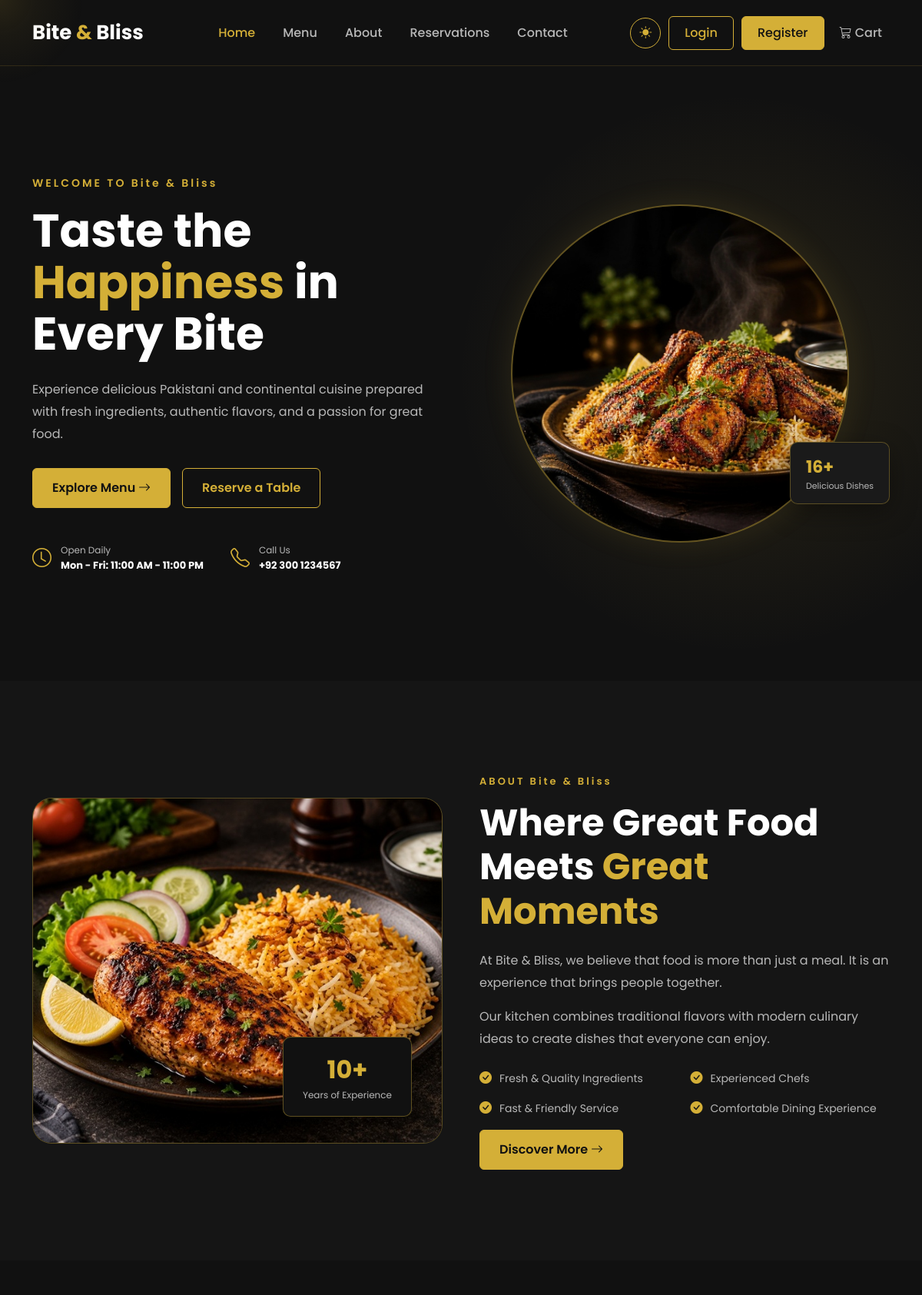
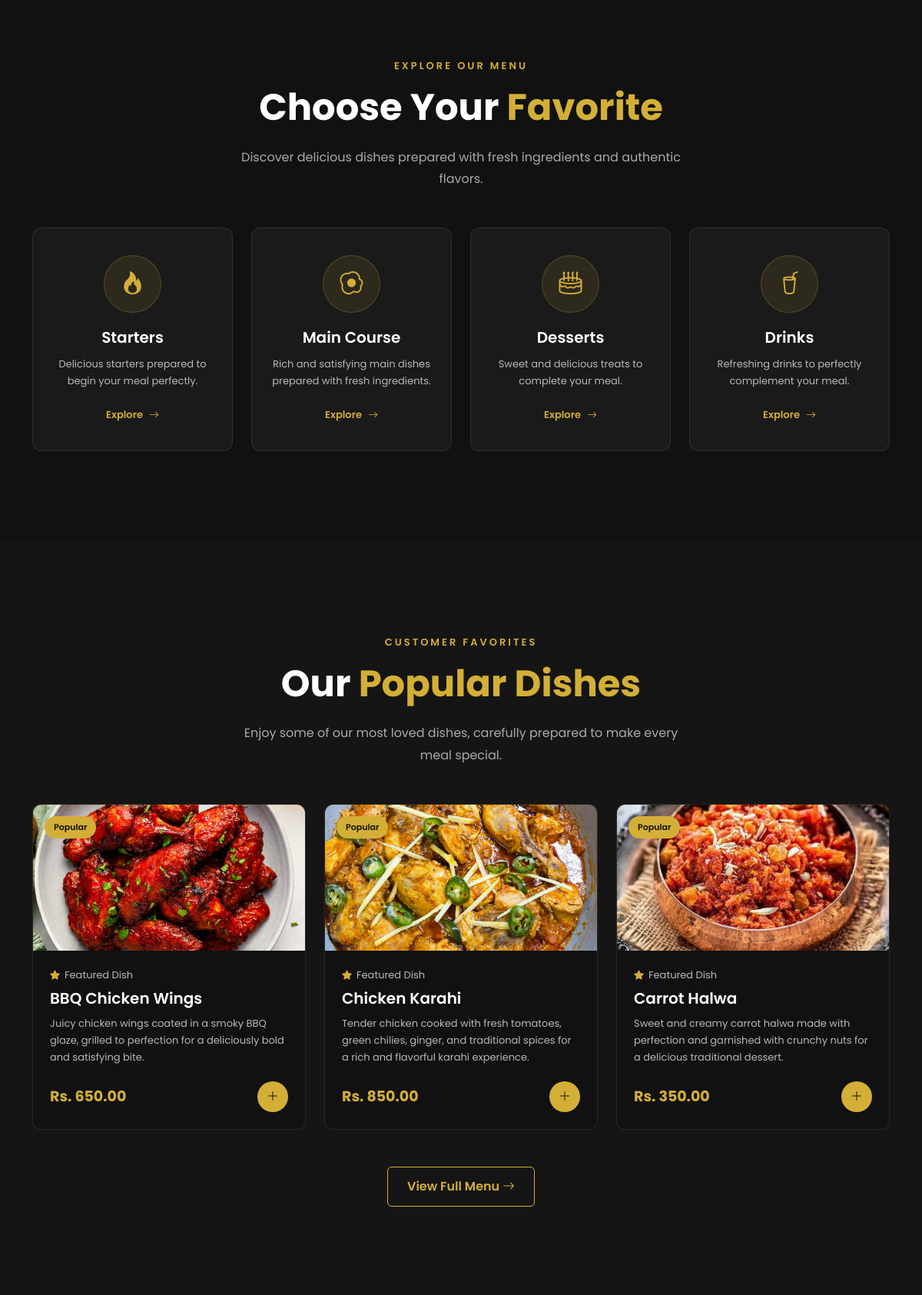
The page / (upper part) on the database its author committed (2 pictures, top to bottom).
### tables this page shows
CREATE TABLE `settings` (
  `id` int(11) NOT NULL,
  `restaurant_name` varchar(100) NOT NULL DEFAULT 'Bite & Bliss',
  `address` varchar(255) NOT NULL DEFAULT '',
  `phone` varchar(30) NOT NULL DEFAULT '',
  `phone_secondary` varchar(30) DEFAULT NULL,
  `email` varchar(150) NOT NULL DEFAULT '',
  `email_secondary` varchar(150) DEFAULT NULL,
  `hours_weekday` varchar(100) NOT NULL DEFAULT '',
  `hours_weekend` varchar(100) DEFAULT NULL,
  `facebook_url` varchar(255) DEFAULT NULL,
  `instagram_url` varchar(255) DEFAULT NULL,
  `twitter_url` varchar(255) DEFAULT NULL,
  `updated_at` timestamp NOT NULL DEFAULT current_timestamp() ON UPDATE current_timestamp()
);

CREATE TABLE `menu_items` (
  `id` int(11) NOT NULL,
  `name` varchar(150) NOT NULL,
  `category` enum('starters','main','desserts','drinks') NOT NULL,
  `description` text DEFAULT NULL,
  `price` decimal(10,2) NOT NULL DEFAULT 0.00,
  `image` varchar(255) DEFAULT NULL,
  `status` tinyint(1) NOT NULL DEFAULT 1,
  `is_featured` tinyint(1) NOT NULL DEFAULT 0,
  `created_at` timestamp NOT NULL DEFAULT current_timestamp(),
  `updated_at` timestamp NOT NULL DEFAULT current_timestamp() ON UPDATE current_timestamp()
);

### index.php (the view, shortened to what the rows shown need)
<?php
include 'includes/header.php';
$featuredItems = [];
try {
    $stmt = $pdo->query("
        SELECT
            id,
            name,
            category,
            description,
            price,
            image,
            status,
            is_featured
        FROM menu_items
        WHERE status = 1
        AND is_featured = 1
        ORDER BY RAND()
        LIMIT 3");
    $featuredItems = $stmt->fetchAll();
    if (count($featuredItems) < 3) {
        $existingIds = [];
        if (!empty($existingIds)) {
            $placeholders = implode(
                ',',
                array_fill(
                    0,
                    count($existingIds),
                    '?'
                )
            );
            $sql = "
                SELECT
                    id,
                    name,
                    category,
                    description,
                    price,
                    image,
                    status,
                    is_featured
                FROM menu_items
                WHERE status = 1
                AND id NOT IN ($placeholders)
                ORDER BY RAND()
                LIMIT " . (3 - count($featuredItems));
            $stmt = $pdo->prepare($sql);
            $stmt->execute($existingIds);
        } else {
            $stmt = $pdo->query("
                SELECT
                    id,
                    name,
                    category,
                    description,
                    price,
                    image,
                    status,
                    is_featured
                FROM menu_items
                WHERE status = 1
                ORDER BY RAND()
                LIMIT 3
            ");
        }
        $additionalItems = $stmt->fetchAll();
        $featuredItems = array_merge(
            $featuredItems,
            $additionalItems
        );
    }
} catch (PDOException $e) {
    $featuredItems = [];
}
function homeDishImage($image)
{
    if (!empty($image)) {
        return 'admin/' . ltrim(
            $image,
            '/'
        );
    }
    return 'assets/images/hero-food.jpg';
}
function homeDishBadge($item)
{
    return 'Popular';
}
?>
<main>
    <section class="hero-section">
        <div class="container">
            <div class="row align-items-center min-vh-100">
                <div class="col-lg-6">
                    <span class="hero-subtitle">
                        WELCOME TO
                        <?= htmlspecialchars(
                            $settings['restaurant_name']
                            ?? 'BITE & BLISS',
                            ENT_QUOTES,
                            'UTF-8'
                        ) ?>
                    </span>
                    <h1>
                        Taste the
                        <span>Happiness</span>
                        in Every Bite
                    </h1>
                    <p>
                        Experience delicious Pakistani and continental cuisine
                        prepared with fresh ingredients, authentic flavors,
                        and a passion for great food.
                    </p>
                    <div class="hero-buttons">
                        <a
                            href="menu.php"
                            class="btn btn-primary-custom">
                        </a>
                        <a
                            href="reservations.php"
                            class="btn btn-outline-custom">
                        </a>
                    </div>
                    <div class="hero-info">
                        <div>
                            <span>
                                Open Daily<br>
                                <strong>
                                    <?= htmlspecialchars(
                                        $settings['hours_weekday']
                                        ?? '',
                                        ENT_QUOTES,
                                        'UTF-8'
                                    ) ?>
                                </strong>
                            </span>
                        </div>
                        <div>
                            <span>
                                Call Us<br>
                                <strong>
                                    <?= htmlspecialchars(
                                        $settings['phone']
                                        ?? '',
                                        ENT_QUOTES,
                                        'UTF-8'
                                    ) ?>
                                </strong>
                            </span>
                        </div>
                    </div>
                </div>
            </div>
        </div>
    </section>
    <section class="about-section py-5">
        <div class="container py-5">
            <div class="row align-items-center g-5">
                <div class="col-lg-6">
                    <span class="section-subtitle">
                        ABOUT
                        <?= htmlspecialchars(
                            $settings['restaurant_name']
                            ?? 'BITE & BLISS',
                            ENT_QUOTES,
                            'UTF-8'
                        ) ?>
                    </span>
                    <h2 class="section-title">
                        Where Great Food Meets
                        <span>Great Moments</span>
                    </h2>
                    <p class="section-text">
                        At Bite & Bliss, we believe that food is more than
                        just a meal. It is an experience that brings people
                        together.
                    </p>
                    <p class="section-text">
                        Our kitchen combines traditional flavors with modern
                        culinary ideas to create dishes that everyone can enjoy.
                    </p>
                    <div class="about-features">
                        <div class="about-feature">
                        </div>
                        <div class="about-feature">
                        </div>
                        <div class="about-feature">
                        </div>
                        <div class="about-feature">
                        </div>
                    </div>
                    <a
                        href="about.php"
                        class="btn btn-primary-custom mt-3">
                        Discover More
                        <i class="bi bi-arrow-right"></i>
                    </a>
                </div>
            </div>
        </div>
    </section>
    <section class="categories-section py-5">
        <div class="container py-5">
            <div class="section-heading text-center mb-5">
                <h2 class="section-title">
                    Choose Your
                    <span>Favorite</span>
                </h2>
            </div>
        </div>
    </section>
    <section class="popular-section py-5">
        <div class="container py-5">
            <div class="section-heading text-center mb-5">
                <h2 class="section-title">
                    Our
                    <span>Popular Dishes</span>
                </h2>
            </div>
            <div class="row g-4">
                <?php if (!empty($featuredItems)): ?>
                    <?php foreach (
                        array_slice(
                            $featuredItems,
                            0,
                            6
                        ) as $item
                    ): ?>
                        <div class="col-lg-4 col-md-6">
                            <div class="dish-card">
                                <div class="dish-image">
                                    <img
                                        src="<?= htmlspecialchars(
                                            homeDishImage(
                                                $item['image']
                                            ),
                                            ENT_QUOTES,
                                            'UTF-8'
                                        ) ?>"
                                        alt="<?= htmlspecialchars(
                                            $item['name'],
                                            ENT_QUOTES,
                                            'UTF-8'
                                        ) ?>"
                                        class="w-100 h-100"
                                        style="object-fit:cover;"
                                        loading="lazy">
                                    <span class="dish-badge">
                                        <?= htmlspecialchars(
                                            homeDishBadge($item),
                                            ENT_QUOTES,
                                            'UTF-8'
                                        ) ?>
                                    </span>
                                </div>
                                <div class="dish-content">
                                    <div class="dish-rating">
                                        <i
                                            class="bi bi-star-fill"
                                            aria-hidden="true">
                                        </i>
                                        <span>
                                            Featured Dish
                                        </span>
                                    </div>
                                    <h4>
                                        <?= htmlspecialchars(
                                            $item['name'],
                                            ENT_QUOTES,
                                            'UTF-8'
                                        ) ?>
                                    </h4>
                                    <p>
                                        <?= htmlspecialchars(
                                            $item['description']
                                                ?: 'Deliciously prepared with fresh ingredients and authentic flavors.',
                                            ENT_QUOTES,
                                            'UTF-8'
                                        ) ?>
                                    </p>
                                    <div class="dish-bottom">
                                        <strong>
                                            Rs.
                                            <?= number_format(
                                                (float)$item['price'],
                                                2
                                            ) ?>
                                        </strong>
                                        <form
                                            action="cart/add.php"
                                            method="POST"
                                            class="d-inline">
                                            <button
                                                type="submit"
                                                class="dish-btn"
                                                aria-label="Add <?= htmlspecialchars(
                                                    $item['name'],
                                                    ENT_QUOTES,
                                                    'UTF-8'
                                                ) ?> to cart">
                                                <i
                                                    class="bi bi-plus-lg"
                                                    aria-hidden="true">
                                                </i>
                                            </button>
                                        </form>
                                    </div>
                                </div>
                            </div>
                        </div>
                    <?php endforeach; ?>
                <?php endif; ?>
            </div>
        </div>
    </section>
</main>
<?php include 'includes/footer.php'; ?>

### rows shown on the page
settings: restaurant_name "Bite & Bliss", hours_weekday "Mon - Fri: 11:00 AM - 11:00 PM", phone "+92 300 1234567"
menu_items: image (picture), item "Popular", name "BBQ Chicken Wings", description "Juicy chicken wings coated in a smoky BBQ glaze, grilled to perfection for a deliciously bold and satisfying bite.", price "650.00"
menu_items: image (picture), item "Popular", name "Chicken Karahi", description "Tender chicken cooked with fresh tomatoes, green chilies, ginger, and traditional spices for a rich and flavorful karahi experience.", price "850.00"
menu_items: image (picture), item "Popular", name "Carrot Halwa", description "Sweet and creamy carrot halwa made with perfection and garnished with crunchy nuts for a delicious traditional dessert.", price "350.00"

### other values the page prints
$totalMenuItems "16"
homeCategoryLabel($category) "Starters"
homeCategoryDescription($category) "Delicious starters prepared to begin your meal perfectly."
homeCategoryLabel($category) "Main Course"
homeCategoryDescription($category) "Rich and satisfying main dishes prepared with fresh ingredients."
homeCategoryLabel($category) "Desserts"
homeCategoryDescription($category) "Sweet and delicious treats to complete your meal."
homeCategoryLabel($category) "Drinks"
homeCategoryDescription($category) "Refreshing drinks to perfectly complement your meal."
